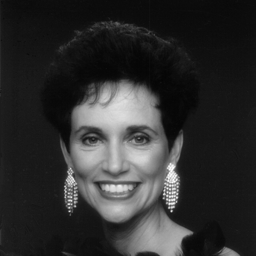
#> input picture 201810224331余杰聪/woman.bmp, 256 x 256 px
$ python '均值滤波.py'
#> lines starting #> are read from the running program, lines starting #| are printed output that depends on the picture
from PIL import Image,ImageFilter
from matplotlib import pyplot as plt
import numpy as np
img=Image.open('woman.bmp')
#> img is the input picture: PIL image 256x256 L; min 4, max 255, mean 47
blur=img.filter(ImageFilter.BLUR)
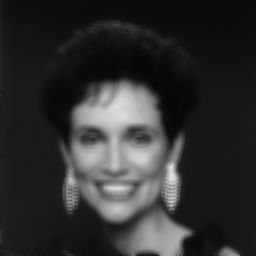
#> blur: PIL image 256x256 L; min 6, max 228, mean 47
imgarr=np.array(img)

plt.imshow(imgarr,cmap='gray')
plt.show()
